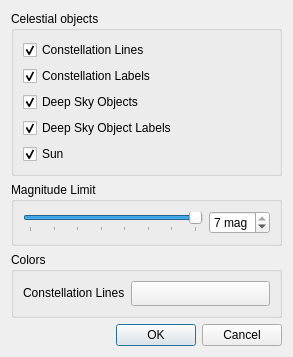
<?xml version="1.0" encoding="UTF-8"?>
<ui version="4.0">
 <class>StarsConfigWidget</class>
 <widget class="QDialog" name="StarsConfigWidget">
  <property name="geometry">
   <rect>
    <x>0</x>
    <y>0</y>
    <width>293</width>
    <height>330</height>
   </rect>
  </property>
  <property name="windowTitle">
   <string>Configure Stars Plugin</string>
  </property>
  <layout class="QVBoxLayout" name="verticalLayout_2">
   <item>
    <widget class="QGroupBox" name="groupBox">
     <property name="title">
      <string>Celestial objects</string>
     </property>
     <layout class="QVBoxLayout" name="verticalLayout">
      <item>
       <widget class="QCheckBox" name="m_viewConstellationLinesCheckbox">
        <property name="text">
         <string>Constellation Lines</string>
        </property>
        <property name="checked">
         <bool>true</bool>
        </property>
       </widget>
      </item>
      <item>
       <widget class="QCheckBox" name="m_viewConstellationLabelsCheckbox">
        <property name="text">
         <string>Constellation Labels</string>
        </property>
        <property name="checked">
         <bool>true</bool>
        </property>
       </widget>
      </item>
      <item>
       <widget class="QCheckBox" name="m_viewDsosCheckbox">
        <property name="text">
         <string>Deep Sky Objects</string>
        </property>
        <property name="checked">
         <bool>true</bool>
        </property>
       </widget>
      </item>
      <item>
       <widget class="QCheckBox" name="m_viewDsoLabelCheckbox">
        <property name="text">
         <string>Deep Sky Object Labels</string>
        </property>
        <property name="checked">
         <bool>true</bool>
        </property>
       </widget>
      </item>
      <item>
       <widget class="QCheckBox" name="m_viewSunCheckbox">
        <property name="text">
         <string>Sun</string>
        </property>
        <property name="checked">
         <bool>true</bool>
        </property>
       </widget>
      </item>
     </layout>
    </widget>
   </item>
   <item>
    <widget class="QGroupBox" name="groupBox_3">
     <property name="title">
      <string>Magnitude Limit</string>
     </property>
     <layout class="QHBoxLayout" name="horizontalLayout">
      <item>
       <widget class="QSlider" name="m_magnitudeSlider">
        <property name="inputMethodHints">
         <set>Qt::ImhNone</set>
        </property>
        <property name="maximum">
         <number>7</number>
        </property>
        <property name="value">
         <number>7</number>
        </property>
        <property name="orientation">
         <enum>Qt::Horizontal</enum>
        </property>
        <property name="tickPosition">
         <enum>QSlider::TicksBelow</enum>
        </property>
        <property name="tickInterval">
         <number>1</number>
        </property>
       </widget>
      </item>
      <item>
       <widget class="QSpinBox" name="spinBox">
        <property name="suffix">
         <string> mag</string>
        </property>
        <property name="prefix">
         <string/>
        </property>
        <property name="maximum">
         <number>7</number>
        </property>
        <property name="value">
         <number>7</number>
        </property>
       </widget>
      </item>
     </layout>
    </widget>
   </item>
   <item>
    <widget class="QGroupBox" name="groupBox_2">
     <property name="title">
      <string>Colors</string>
     </property>
     <layout class="QFormLayout" name="formLayout">
      <item row="0" column="0">
       <widget class="QLabel" name="label">
        <property name="palette">
         <palette>
          <active>
           <colorrole role="WindowText">
            <brush brushstyle="SolidPattern">
             <color alpha="255">
              <red>0</red>
              <green>0</green>
              <blue>0</blue>
             </color>
            </brush>
           </colorrole>
           <colorrole role="Button">
            <brush brushstyle="SolidPattern">
             <color alpha="255">
              <red>255</red>
              <green>255</green>
              <blue>255</blue>
             </color>
            </brush>
           </colorrole>
           <colorrole role="Light">
            <brush brushstyle="SolidPattern">
             <color alpha="255">
              <red>255</red>
              <green>255</green>
              <blue>255</blue>
             </color>
            </brush>
           </colorrole>
           <colorrole role="Midlight">
            <brush brushstyle="SolidPattern">
             <color alpha="255">
              <red>255</red>
              <green>255</green>
              <blue>255</blue>
             </color>
            </brush>
           </colorrole>
           <colorrole role="Dark">
            <brush brushstyle="SolidPattern">
             <color alpha="255">
              <red>127</red>
              <green>127</green>
              <blue>127</blue>
             </color>
            </brush>
           </colorrole>
           <colorrole role="Mid">
            <brush brushstyle="SolidPattern">
             <color alpha="255">
              <red>170</red>
              <green>170</green>
              <blue>170</blue>
             </color>
            </brush>
           </colorrole>
           <colorrole role="Text">
            <brush brushstyle="SolidPattern">
             <color alpha="255">
              <red>0</red>
              <green>0</green>
              <blue>0</blue>
             </color>
            </brush>
           </colorrole>
           <colorrole role="BrightText">
            <brush brushstyle="SolidPattern">
             <color alpha="255">
              <red>255</red>
              <green>255</green>
              <blue>255</blue>
             </color>
            </brush>
           </colorrole>
           <colorrole role="ButtonText">
            <brush brushstyle="SolidPattern">
             <color alpha="255">
              <red>0</red>
              <green>0</green>
              <blue>0</blue>
             </color>
            </brush>
           </colorrole>
           <colorrole role="Base">
            <brush brushstyle="SolidPattern">
             <color alpha="255">
              <red>255</red>
              <green>255</green>
              <blue>255</blue>
             </color>
            </brush>
           </colorrole>
           <colorrole role="Window">
            <brush brushstyle="SolidPattern">
             <color alpha="255">
              <red>255</red>
              <green>255</green>
              <blue>255</blue>
             </color>
            </brush>
           </colorrole>
           <colorrole role="Shadow">
            <brush brushstyle="SolidPattern">
             <color alpha="255">
              <red>0</red>
              <green>0</green>
              <blue>0</blue>
             </color>
            </brush>
           </colorrole>
           <colorrole role="AlternateBase">
            <brush brushstyle="SolidPattern">
             <color alpha="255">
              <red>255</red>
              <green>255</green>
              <blue>255</blue>
             </color>
            </brush>
           </colorrole>
           <colorrole role="ToolTipBase">
            <brush brushstyle="SolidPattern">
             <color alpha="255">
              <red>255</red>
              <green>255</green>
              <blue>220</blue>
             </color>
            </brush>
           </colorrole>
           <colorrole role="ToolTipText">
            <brush brushstyle="SolidPattern">
             <color alpha="255">
              <red>0</red>
              <green>0</green>
              <blue>0</blue>
             </color>
            </brush>
           </colorrole>
          </active>
          <inactive>
           <colorrole role="WindowText">
            <brush brushstyle="SolidPattern">
             <color alpha="255">
              <red>0</red>
              <green>0</green>
              <blue>0</blue>
             </color>
            </brush>
           </colorrole>
           <colorrole role="Button">
            <brush brushstyle="SolidPattern">
             <color alpha="255">
              <red>255</red>
              <green>255</green>
              <blue>255</blue>
             </color>
            </brush>
           </colorrole>
           <colorrole role="Light">
            <brush brushstyle="SolidPattern">
             <color alpha="255">
              <red>255</red>
              <green>255</green>
              <blue>255</blue>
             </color>
            </brush>
           </colorrole>
           <colorrole role="Midlight">
            <brush brushstyle="SolidPattern">
             <color alpha="255">
              <red>255</red>
              <green>255</green>
              <blue>255</blue>
             </color>
            </brush>
           </colorrole>
           <colorrole role="Dark">
            <brush brushstyle="SolidPattern">
             <color alpha="255">
              <red>127</red>
              <green>127</green>
              <blue>127</blue>
             </color>
            </brush>
           </colorrole>
           <colorrole role="Mid">
            <brush brushstyle="SolidPattern">
             <color alpha="255">
              <red>170</red>
              <green>170</green>
              <blue>170</blue>
             </color>
            </brush>
           </colorrole>
           <colorrole role="Text">
            <brush brushstyle="SolidPattern">
             <color alpha="255">
              <red>0</red>
              <green>0</green>
              <blue>0</blue>
             </color>
            </brush>
           </colorrole>
           <colorrole role="BrightText">
            <brush brushstyle="SolidPattern">
             <color alpha="255">
              <red>255</red>
              <green>255</green>
              <blue>255</blue>
             </color>
            </brush>
           </colorrole>
           <colorrole role="ButtonText">
            <brush brushstyle="SolidPattern">
             <color alpha="255">
              <red>0</red>
              <green>0</green>
              <blue>0</blue>
             </color>
            </brush>
           </colorrole>
           <colorrole role="Base">
            <brush brushstyle="SolidPattern">
             <color alpha="255">
              <red>255</red>
              <green>255</green>
              <blue>255</blue>
             </color>
            </brush>
           </colorrole>
           <colorrole role="Window">
            <brush brushstyle="SolidPattern">
             <color alpha="255">
              <red>255</red>
              <green>255</green>
              <blue>255</blue>
             </color>
            </brush>
           </colorrole>
           <colorrole role="Shadow">
            <brush brushstyle="SolidPattern">
             <color alpha="255">
              <red>0</red>
              <green>0</green>
              <blue>0</blue>
             </color>
            </brush>
           </colorrole>
           <colorrole role="AlternateBase">
            <brush brushstyle="SolidPattern">
             <color alpha="255">
              <red>255</red>
              <green>255</green>
              <blue>255</blue>
             </color>
            </brush>
           </colorrole>
           <colorrole role="ToolTipBase">
            <brush brushstyle="SolidPattern">
             <color alpha="255">
              <red>255</red>
              <green>255</green>
              <blue>220</blue>
             </color>
            </brush>
           </colorrole>
           <colorrole role="ToolTipText">
            <brush brushstyle="SolidPattern">
             <color alpha="255">
              <red>0</red>
              <green>0</green>
              <blue>0</blue>
             </color>
            </brush>
           </colorrole>
          </inactive>
          <disabled>
           <colorrole role="WindowText">
            <brush brushstyle="SolidPattern">
             <color alpha="255">
              <red>127</red>
              <green>127</green>
              <blue>127</blue>
             </color>
            </brush>
           </colorrole>
           <colorrole role="Button">
            <brush brushstyle="SolidPattern">
             <color alpha="255">
              <red>255</red>
              <green>255</green>
              <blue>255</blue>
             </color>
            </brush>
           </colorrole>
           <colorrole role="Light">
            <brush brushstyle="SolidPattern">
             <color alpha="255">
              <red>255</red>
              <green>255</green>
              <blue>255</blue>
             </color>
            </brush>
           </colorrole>
           <colorrole role="Midlight">
            <brush brushstyle="SolidPattern">
             <color alpha="255">
              <red>255</red>
              <green>255</green>
              <blue>255</blue>
             </color>
            </brush>
           </colorrole>
           <colorrole role="Dark">
            <brush brushstyle="SolidPattern">
             <color alpha="255">
              <red>127</red>
              <green>127</green>
              <blue>127</blue>
             </color>
            </brush>
           </colorrole>
           <colorrole role="Mid">
            <brush brushstyle="SolidPattern">
             <color alpha="255">
              <red>170</red>
              <green>170</green>
              <blue>170</blue>
             </color>
            </brush>
           </colorrole>
           <colorrole role="Text">
            <brush brushstyle="SolidPattern">
             <color alpha="255">
              <red>127</red>
              <green>127</green>
              <blue>127</blue>
             </color>
            </brush>
           </colorrole>
           <colorrole role="BrightText">
            <brush brushstyle="SolidPattern">
             <color alpha="255">
              <red>255</red>
              <green>255</green>
              <blue>255</blue>
             </color>
            </brush>
           </colorrole>
           <colorrole role="ButtonText">
            <brush brushstyle="SolidPattern">
             <color alpha="255">
              <red>127</red>
              <green>127</green>
              <blue>127</blue>
             </color>
            </brush>
           </colorrole>
           <colorrole role="Base">
            <brush brushstyle="SolidPattern">
             <color alpha="255">
              <red>255</red>
              <green>255</green>
              <blue>255</blue>
             </color>
            </brush>
           </colorrole>
           <colorrole role="Window">
            <brush brushstyle="SolidPattern">
             <color alpha="255">
              <red>255</red>
              <green>255</green>
              <blue>255</blue>
             </color>
            </brush>
           </colorrole>
           <colorrole role="Shadow">
            <brush brushstyle="SolidPattern">
             <color alpha="255">
              <red>0</red>
              <green>0</green>
              <blue>0</blue>
             </color>
            </brush>
           </colorrole>
           <colorrole role="AlternateBase">
            <brush brushstyle="SolidPattern">
             <color alpha="255">
              <red>255</red>
              <green>255</green>
              <blue>255</blue>
             </color>
            </brush>
           </colorrole>
           <colorrole role="ToolTipBase">
            <brush brushstyle="SolidPattern">
             <color alpha="255">
              <red>255</red>
              <green>255</green>
              <blue>220</blue>
             </color>
            </brush>
           </colorrole>
           <colorrole role="ToolTipText">
            <brush brushstyle="SolidPattern">
             <color alpha="255">
              <red>0</red>
              <green>0</green>
              <blue>0</blue>
             </color>
            </brush>
           </colorrole>
          </disabled>
         </palette>
        </property>
        <property name="text">
         <string>Constellation Lines</string>
        </property>
        <property name="buddy">
         <cstring>constellationColorButton</cstring>
        </property>
       </widget>
      </item>
      <item row="0" column="1">
       <widget class="QPushButton" name="constellationColorButton">
        <property name="minimumSize">
         <size>
          <width>30</width>
          <height>25</height>
         </size>
        </property>
        <property name="text">
         <string/>
        </property>
       </widget>
      </item>
     </layout>
    </widget>
   </item>
   <item>
    <spacer name="verticalSpacer">
     <property name="orientation">
      <enum>Qt::Vertical</enum>
     </property>
     <property name="sizeHint" stdset="0">
      <size>
       <width>20</width>
       <height>164</height>
      </size>
     </property>
    </spacer>
   </item>
   <item>
    <widget class="QDialogButtonBox" name="m_buttonBox">
     <property name="orientation">
      <enum>Qt::Horizontal</enum>
     </property>
     <property name="standardButtons">
      <set>QDialogButtonBox::Cancel|QDialogButtonBox::Ok</set>
     </property>
    </widget>
   </item>
  </layout>
 </widget>
 <resources/>
 <connections>
  <connection>
   <sender>m_buttonBox</sender>
   <signal>accepted()</signal>
   <receiver>StarsConfigWidget</receiver>
   <slot>accept()</slot>
   <hints>
    <hint type="sourcelabel">
     <x>159</x>
     <y>492</y>
    </hint>
    <hint type="destinationlabel">
     <x>157</x>
     <y>274</y>
    </hint>
   </hints>
  </connection>
  <connection>
   <sender>m_buttonBox</sender>
   <signal>rejected()</signal>
   <receiver>StarsConfigWidget</receiver>
   <slot>reject()</slot>
   <hints>
    <hint type="sourcelabel">
     <x>159</x>
     <y>492</y>
    </hint>
    <hint type="destinationlabel">
     <x>286</x>
     <y>274</y>
    </hint>
   </hints>
  </connection>
  <connection>
   <sender>m_magnitudeSlider</sender>
   <signal>valueChanged(int)</signal>
   <receiver>spinBox</receiver>
   <slot>setValue(int)</slot>
   <hints>
    <hint type="sourcelabel">
     <x>143</x>
     <y>181</y>
    </hint>
    <hint type="destinationlabel">
     <x>305</x>
     <y>183</y>
    </hint>
   </hints>
  </connection>
  <connection>
   <sender>spinBox</sender>
   <signal>valueChanged(int)</signal>
   <receiver>m_magnitudeSlider</receiver>
   <slot>setValue(int)</slot>
   <hints>
    <hint type="sourcelabel">
     <x>273</x>
     <y>174</y>
    </hint>
    <hint type="destinationlabel">
     <x>157</x>
     <y>188</y>
    </hint>
   </hints>
  </connection>
 </connections>
</ui>
